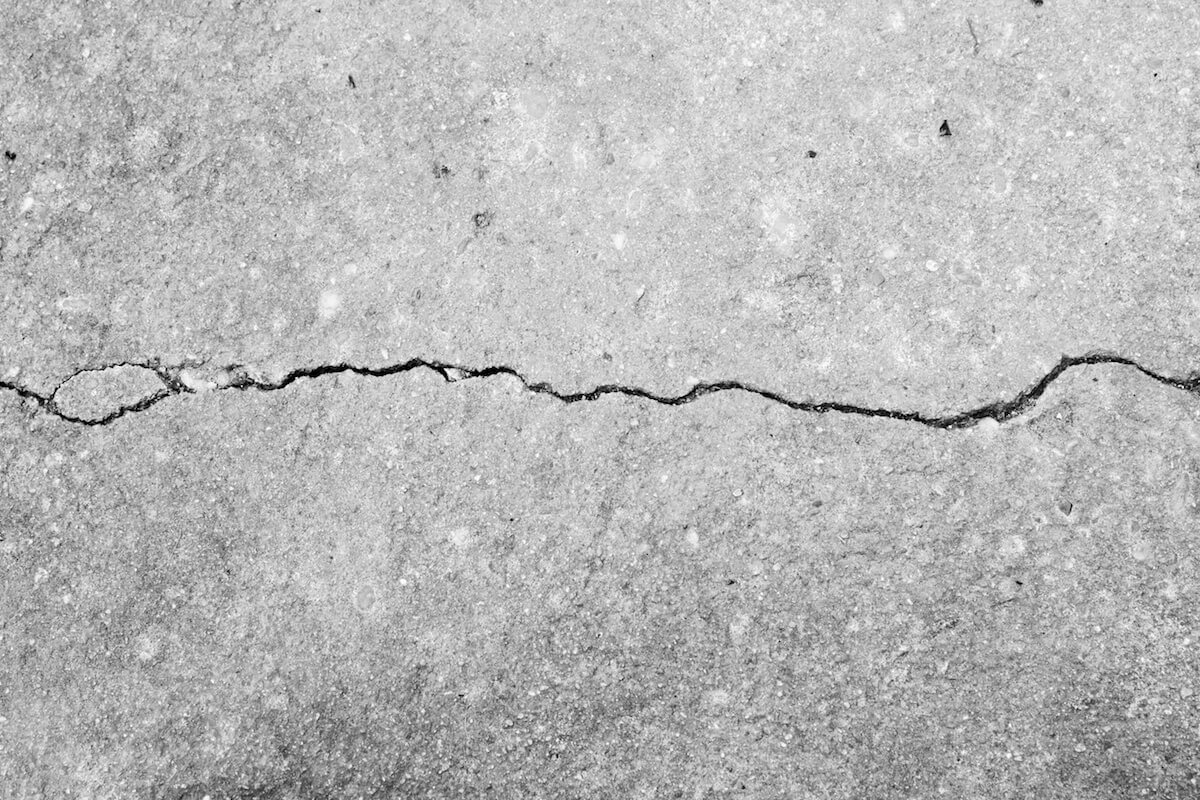
#> input picture Input-Set/Cracked_07.jpg, 1200 x 800 px
$ python CrackDetection.py
#> lines starting #> are read from the running program, lines starting #| are printed output that depends on the picture; after the words box and inside, x2 and y2 are one past the last pixel; in counts of white or black regions, pixels touching at a corner belong together
# importing necessary libraries
import numpy as np
import cv2
from matplotlib import pyplot as plt

# read a cracked sample image
img = cv2.imread('Input-Set/Cracked_07.jpg')
#> img is the input picture: shape (800, 1200, 3); min 0, max 255, mean 184.1

# Convert into gray scale
gray = cv2.cvtColor(img, cv2.COLOR_BGR2GRAY)

# Image processing ( smoothing )
# Averaging
blur = cv2.blur(gray,(3,3))

# Apply logarithmic transform
img_log = (np.log(blur+1)/(np.log(1+np.max(blur))))*255
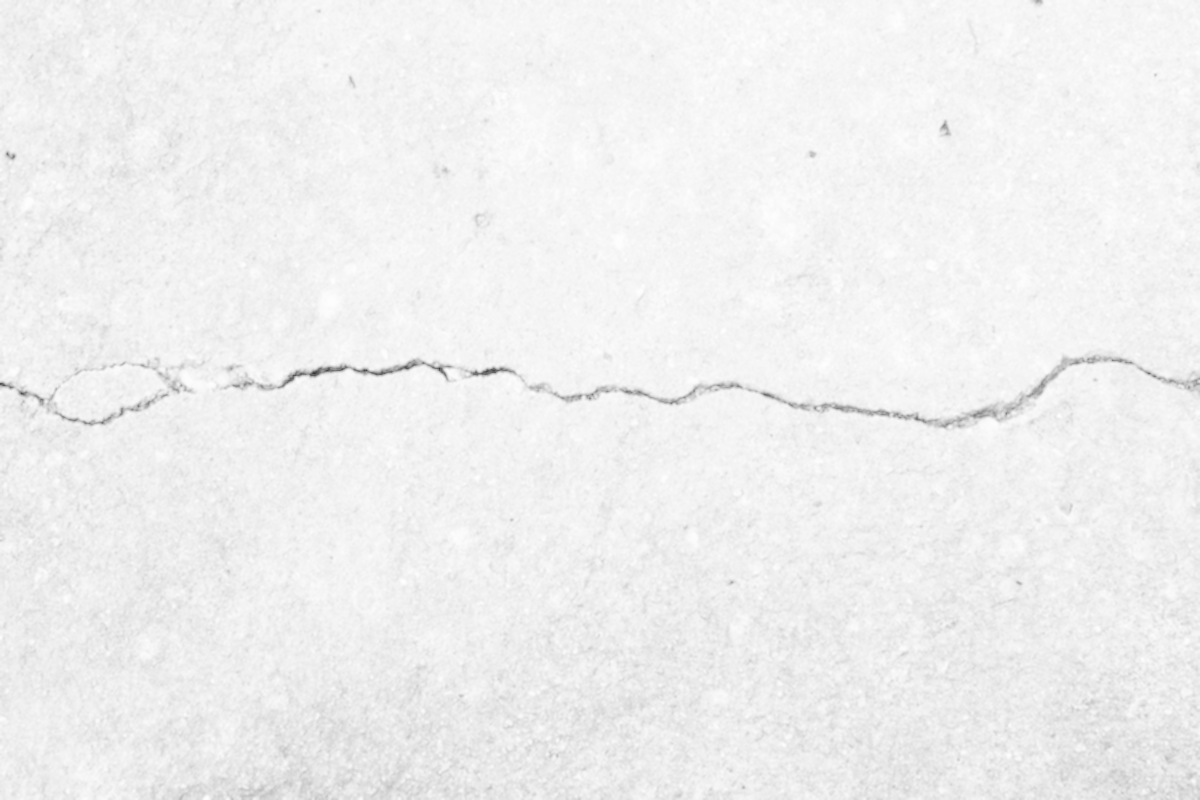
#> img_log: shape (800, 1200) float16; min 50.66, max 255, mean 240.1

# Specify the data type
img_log = np.array(img_log,dtype=np.uint8)

# Image smoothing: bilateral filter
bilateral = cv2.bilateralFilter(img_log, 5, 75, 75)

# Canny Edge Detection
edges = cv2.Canny(bilateral,100,200)
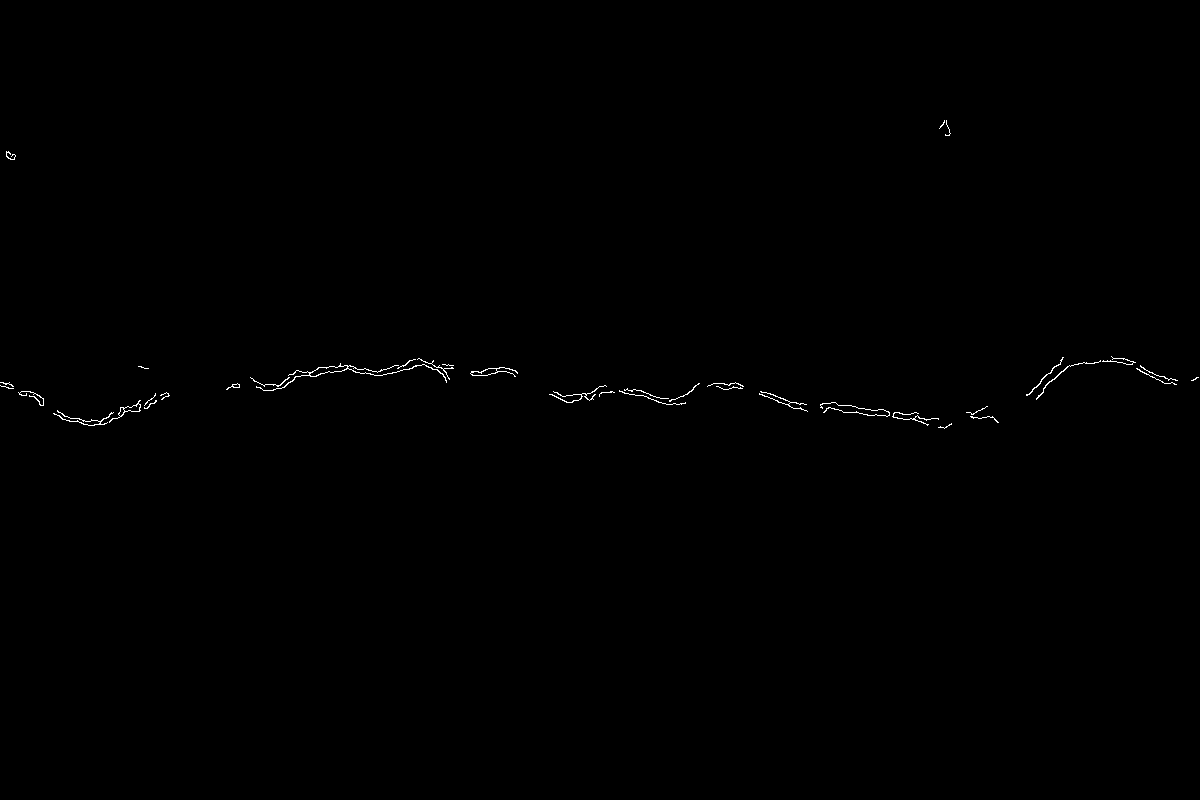
#> edges: shape (800, 1200); 0.25% white in thin lines or dots, all inside (x1, y1, x2, y2) = (0, 120, 1199, 429)

# Morphological Closing Operator
kernel = np.ones((5,5),np.uint8)
closing = cv2.morphologyEx(edges, cv2.MORPH_CLOSE, kernel)
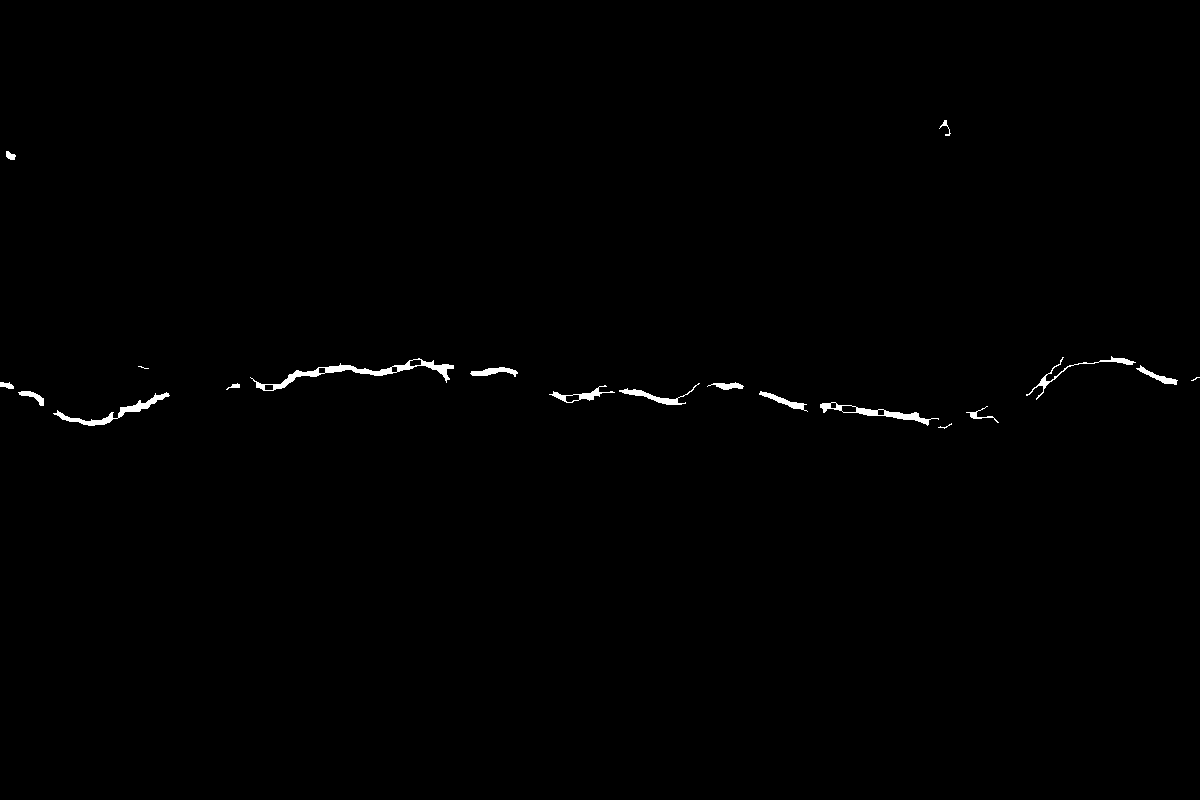
#> closing: shape (800, 1200); 0.5% white; 19 white regions (3 under 20 px), largest, box (x1, y1, x2, y2) and area: (250, 358, 454, 391) 1152, (53, 392, 170, 426) 657, (820, 402, 939, 426) 591

# Create feature detecting method
# sift = cv2.xfeatures2d.SIFT_create()
# surf = cv2.xfeatures2d.SURF_create()
orb = cv2.ORB_create(nfeatures=1500)

# Make featured Image
keypoints, descriptors = orb.detectAndCompute(closing, None)
#> keypoints = 1154 keypoints; strongest (x, y, size): (393, 369, 31), (832, 405, 31), (395, 368, 37.2), (946, 124, 37.2)
featuredImg = cv2.drawKeypoints(closing, keypoints, None)

# Create an output image
cv2.imwrite('Output-Set/CrackDetected-7.jpg', featuredImg)

# Use plot to show original and output image
plt.subplot(121),plt.imshow(img)
plt.title('Original'),plt.xticks([]), plt.yticks([])
plt.subplot(122),plt.imshow(featuredImg,cmap='gray')
plt.title('Output Image'),plt.xticks([]), plt.yticks([])
plt.show()
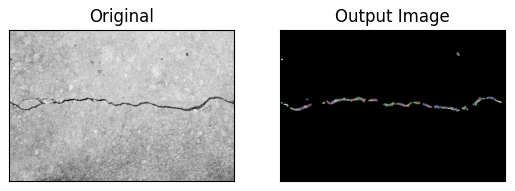
#> figure drawn by matplotlib, 2 panels

$ run again, with Input-Set/Cracked_01.jpg copied over Input-Set/Cracked_07.jpg
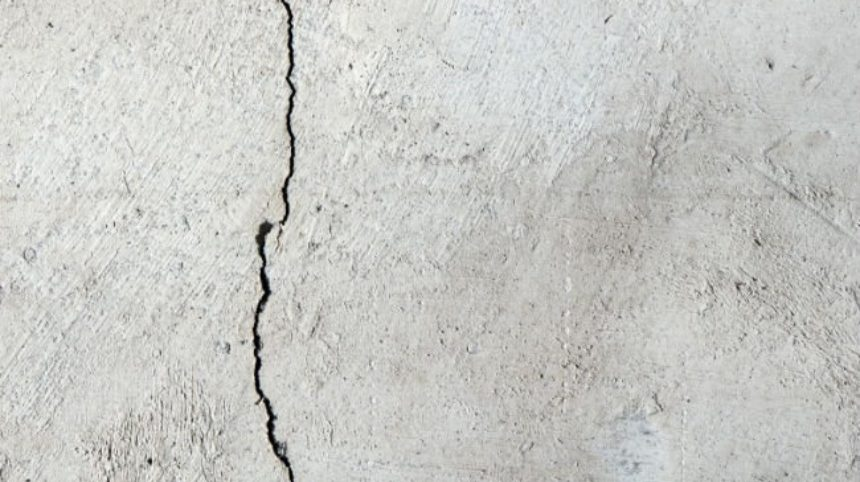
#> input picture Input-Set/Cracked_01.jpg, 860 x 482 px
#> img is the input picture: shape (482, 860, 3); mean B, G, R 197.6, 201.2, 200.5
#> `edges = cv2.Canny(bilateral,100,200)`:
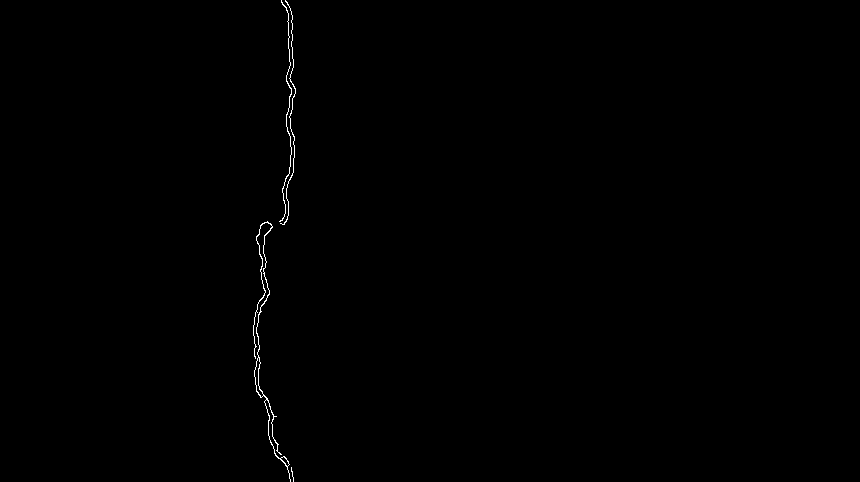
#> edges: shape (482, 860); 0.27% white in thin lines or dots, all inside (x1, y1, x2, y2) = (253, 0, 296, 482)
#> closing: shape (482, 860); 0.57% white; 2 white regions, box (x1, y1, x2, y2) and area: (253, 221, 294, 482) 1298, (279, 0, 296, 225) 1083
#> keypoints = 418 keypoints; strongest (x, y, size): (261, 246, 31), (261, 243, 31), (268, 227, 37.2), (271, 226, 37.2)
#> `plt.show()`:
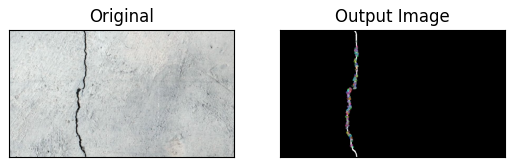
#> figure drawn by matplotlib, 2 panels; B, G, R data is drawn as R, G, B

$ run again, with Input-Set/Cracked_02.jpg copied over Input-Set/Cracked_07.jpg
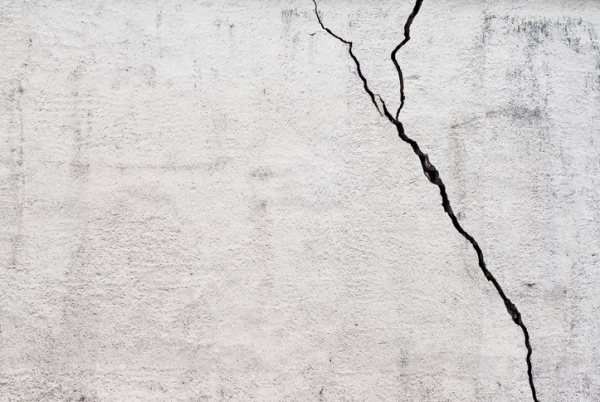
#> input picture Input-Set/Cracked_02.jpg, 600 x 402 px
#> img is the input picture: shape (402, 600, 3); mean B, G, R 208.4, 209.4, 211.8
#> `edges = cv2.Canny(bilateral,100,200)`:
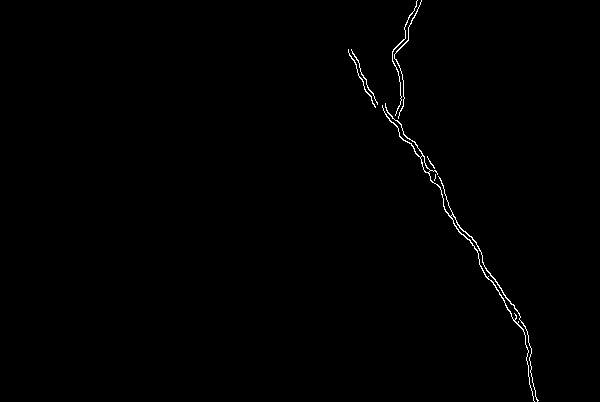
#> edges: shape (402, 600); 0.54% white in thin lines or dots, all inside (x1, y1, x2, y2) = (348, 0, 539, 402)
#> closing: shape (402, 600); 1.1% white; 2 white regions, box (x1, y1, x2, y2) and area: (382, 0, 539, 402) 2441, (348, 49, 378, 108) 292
#> keypoints = 466 keypoints; strongest (x, y, size): (394, 116, 64.3), (393, 117, 77.1), (391, 112, 53.6), (390, 110, 64.3)
#> `featuredImg = cv2.drawKeypoints(closing, keypoints, None)`:
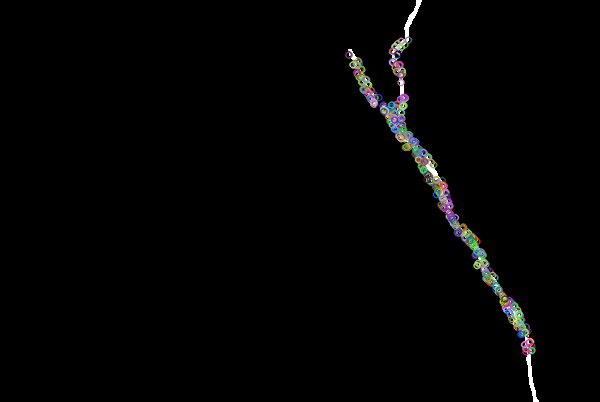
#> featuredImg: shape (402, 600, 3); mean of channels 0, 1, 2 3.3, 3.3, 3.3; drawn as B, G, R

$ run again, with Input-Set/Cracked_03.jpg copied over Input-Set/Cracked_07.jpg
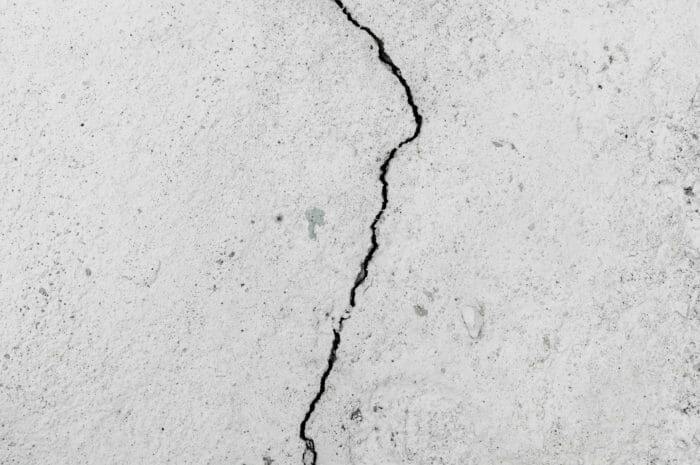
#> input picture Input-Set/Cracked_03.jpg, 700 x 465 px
#> img is the input picture: shape (465, 700, 3); mean B, G, R 208.6, 208.7, 208.7
#> `edges = cv2.Canny(bilateral,100,200)`:
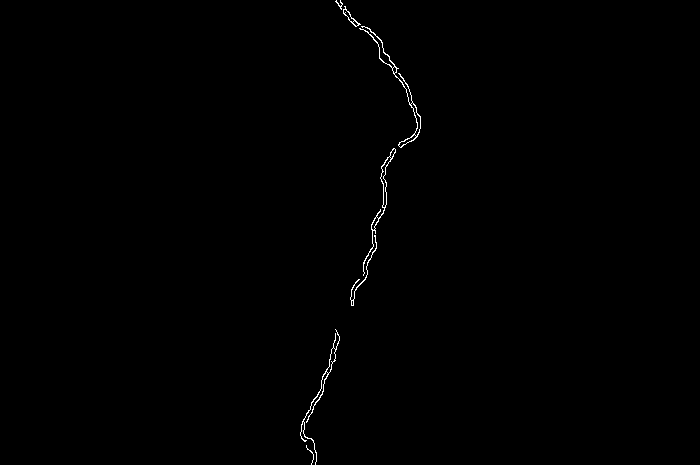
#> edges: shape (465, 700); 0.36% white in thin lines or dots, all inside (x1, y1, x2, y2) = (300, 0, 421, 465)
#> closing: shape (465, 700); 0.7% white; 3 white regions, box (x1, y1, x2, y2) and area: (335, 0, 421, 148) 877, (350, 148, 396, 306) 764, (300, 329, 340, 465) 636
#> keypoints = 447 keypoints; strongest (x, y, size): (385, 59, 37.2), (383, 56, 37.2), (386, 60, 31), (385, 54, 37.2)
#> `plt.show()`:
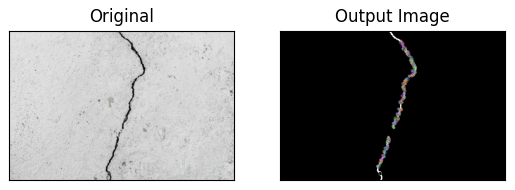
#> figure drawn by matplotlib, 2 panels; B, G, R data is drawn as R, G, B
